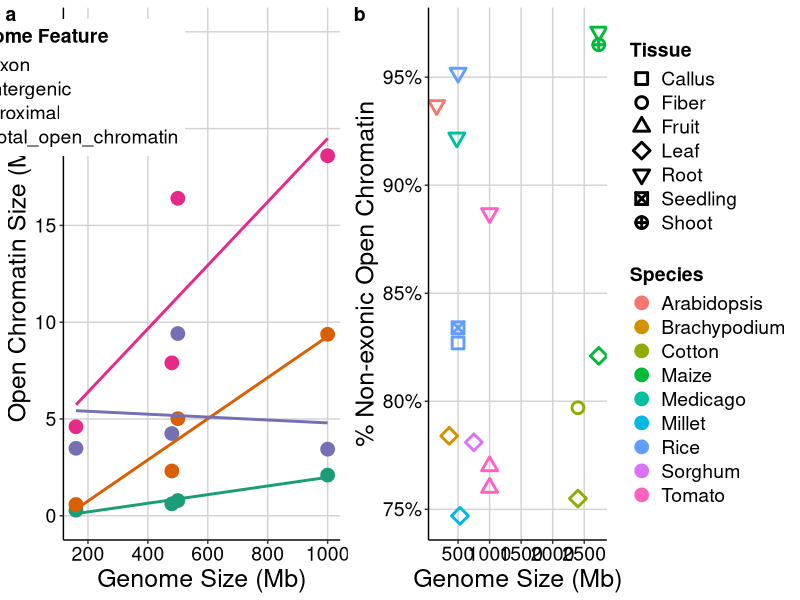

Reproduce this figure in R.
## ---- chunk 1
library(RColorBrewer)
library(grid)
library(cowplot)
library(tidyverse)
library(scales)

GS_chromatin <- read.table("../data/Maher_study_chromatin.txt", header=TRUE)
GS_chromatin <- filter(GS_chromatin,Genome_feature !="Total_non_exonic")
GS_chromatin <- filter(GS_chromatin,Genome_feature !="Intron")

pdf("../figure/Figure2_open_chromatin_GS.pdf", width=10, height=5)

plot.entire_chromatin <- ggplot(GS_chromatin, aes(x=Genome_Mb, y=Chromatin_size, color=Genome_feature)) +
      geom_point(size=3, stroke=1.5) + 
      scale_x_continuous(name = "Genome Size (Mb)", breaks = seq(0, 10000, by = 200)) +
      scale_y_continuous(name = "Open Chromatin Size (Mb)", breaks = seq(0, 25, by = 5), limits = c(0,25)) +
      geom_smooth(method=lm, se=FALSE, fullrange=TRUE, show.legend=FALSE) +
      scale_shape_manual(name = "Genome Feature", values=c(0, 3, 16, 17, 5)) +
      scale_color_brewer(name = "Genome Feature", palette="Dark2") +
      theme(axis.line.x = element_line(size=0.5, colour = "black"),
            axis.line.y = element_line(size=0.5, colour = "black"),
            axis.text.x=element_text(colour="black", size = 14),
            axis.text.y=element_text(colour="black", size = 14),
            axis.title=element_text(size=18),
            legend.position = c(0.01, 0.85),
            legend.title=element_text(face = "bold", size=14),
            legend.text = element_text(size = 14),
            panel.grid.major = element_line(colour = "#d3d3d3"),
            panel.grid.minor = element_blank(),
            panel.border = element_blank(), panel.background = element_blank())

GS_chromatin <- read.table("../data/GS_chromatin.txt", header=TRUE)
GS_chromatin=mutate(GS_chromatin,nonexonic=1-Open_chromatin_Exon)
cbPalette <- c("#999999", "#E69F00", "#56B4E9", "#009E73", "#F0E442", "#0072B2", "#D55E00", "#CC79A7")

plot.non_exonic <- ggplot(GS_chromatin, aes(x=Genome_Mb, y=nonexonic*100)) + 
      geom_point(aes(color=Species, shape=Tissue), size=3, stroke=1.5) + 
      scale_shape_manual(values=c(0,1,2,5,6,7,10)) +
      scale_fill_manual(values=cbPalette) +
      scale_x_continuous(name = "Genome Size (Mb)", breaks = seq(0, 3000, by = 500)) +
      scale_y_continuous(name = "% Non-exonic Open Chromatin", labels = dollar_format(suffix = "%", prefix = "")) +
      theme(axis.line.x = element_line(size=0.5, colour = "black"),
            axis.line.y = element_line(size=0.5, colour = "black"),
            axis.text.x=element_text(colour="black", size = 14),
            axis.text.y=element_text(colour="black", size = 14),
            axis.title=element_text(size=18),
            legend.position = "right", legend.direction = "vertical",
            legend.text = element_text(size = 14),
            legend.title = element_text(face = "bold", size = 14),
            panel.grid.major = element_line(colour = "#d3d3d3"),
            panel.grid.minor = element_blank(),
            panel.border = element_blank(), panel.background = element_blank())
      guides(colour = guide_legend(order = 1), shape = guide_legend(order = 2))

plot_grid(plot.entire_chromatin, plot.non_exonic, labels = c('a', 'b'), rel_widths = c(1, 1.3))
dev.off()
